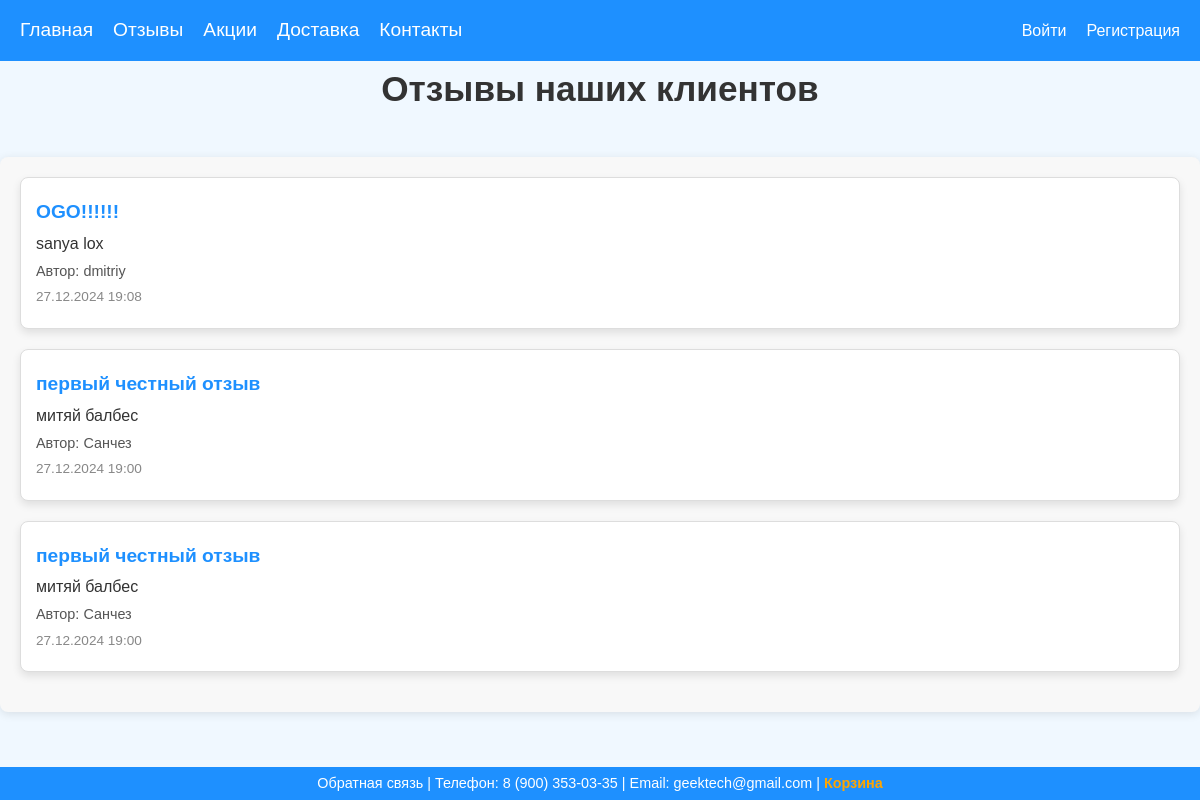
The app's page /geektech/reviews/, older data.
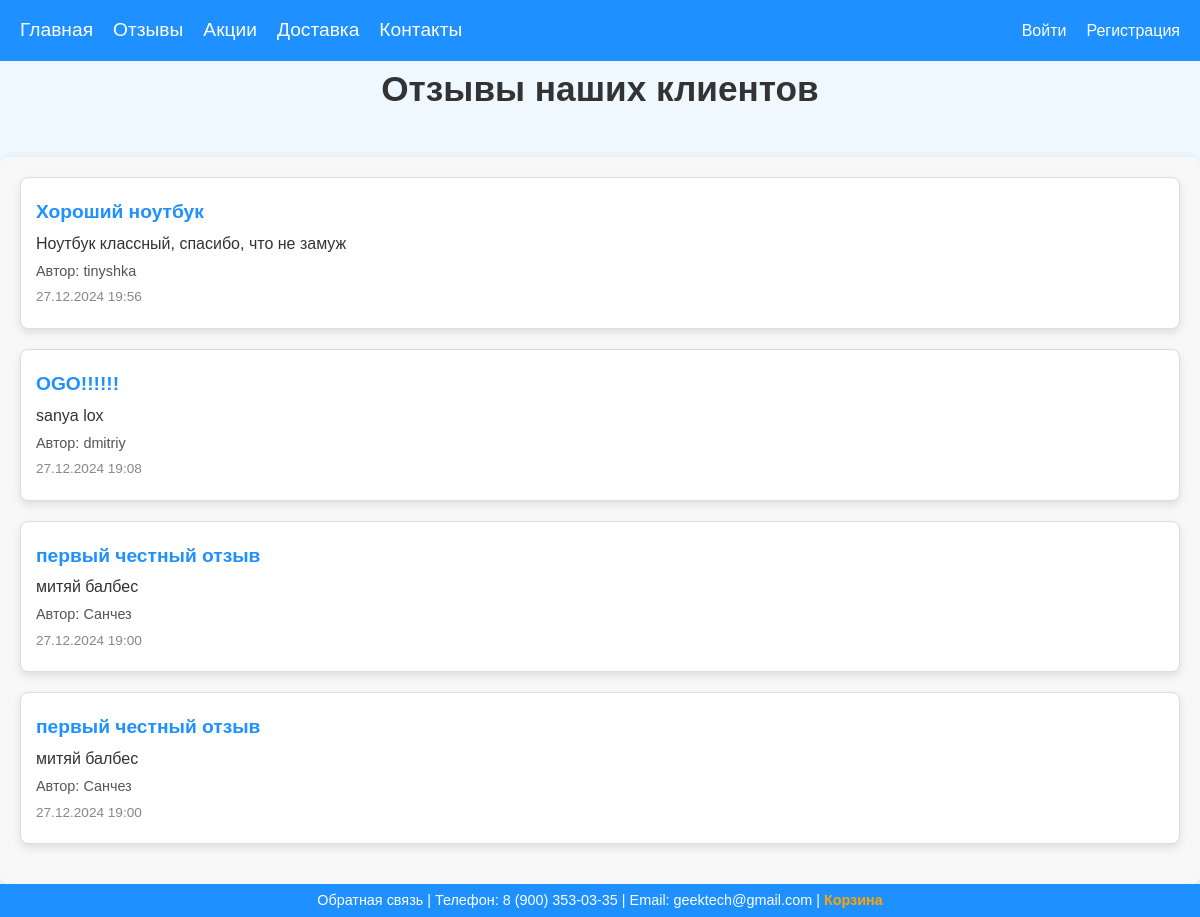
The same page, newer data.
### shopapp/models.py (models this page shows, shortened)
class Feedback(models.Model):
    author = models.ForeignKey(User, on_delete=models.CASCADE)
    title = models.CharField(max_length=150)
    text = models.TextField(max_length=2000)
    created_timestamp = models.DateTimeField(auto_now_add=True)

### shopapp/views.py (the view)
# urls.py: path('reviews/', ReviewsView.as_view(), name='reviews'),
class ReviewsView(View):
    def get(self, request: HttpRequest):
        feedbacks = Feedback.objects.all().order_by('-created_timestamp')
        return render(request, 'reviews.html', {'feedbacks': feedbacks})

### shopapp/templates/reviews.html (shortened to what this page needs)
{% extends 'base.html' %}
{% block additional_styles %}
    {% load static %}
    <link rel="stylesheet" href="{% static 'css/base.css' %}">
    <link rel="stylesheet" href="{% static 'css/reviews.css' %}">
{% endblock %}
{% block main %}
<h1>Отзывы наших клиентов</h1>
<div class="feedbacks-container">
    {% for review in feedbacks %}
        <div class="feedback">
            <p><strong>{{ review.title }}</strong></p>
            <p>{{ review.text }}</p>
            <p class="name">Автор: {{ review.author.username }}</p>
            <p class="date">{{ review.created_timestamp|date:"d.m.Y H:i" }}</p>
        </div>
    {% empty %}
        <div class="no-feedback">
            <p>Пока нет отзывов. Будьте первым, кто оставит отзыв!</p>
        </div>
    {% endfor %}
</div>
{% endblock %}

Row changes from the older to the newer data that the page shows:
added Feedback: title "Хороший ноутбук", text "Ноутбук классный, спасибо, что не замуж", author.username "tinyshka", created_timestamp "27.12.2024 19:56"
